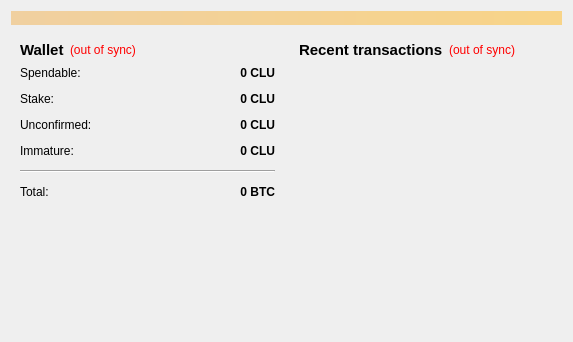
<?xml version="1.0" encoding="UTF-8"?>
<ui version="4.0">
 <class>OverviewPage</class>
 <widget class="QWidget" name="OverviewPage">
  <property name="geometry">
   <rect>
    <x>0</x>
    <y>0</y>
    <width>573</width>
    <height>342</height>
   </rect>
  </property>
  <property name="windowTitle">
   <string>Form</string>
  </property>
  <layout class="QVBoxLayout" name="topLayout">
   <item>
    <widget class="QLabel" name="labelAlerts">
     <property name="visible">
      <bool>false</bool>
     </property>
     <property name="styleSheet">
      <string notr="true">background-color: qlineargradient(x1: 0, y1: 0, x2: 1, y2: 0, stop:0 #F0D0A0, stop:1 #F8D488);  color:#000000
</string>
     </property>
     <property name="wordWrap">
      <bool>true</bool>
     </property>
     <property name="margin">
      <number>3</number>
     </property>
    </widget>
   </item>
   <item>
    <layout class="QHBoxLayout" name="horizontalLayout" stretch="1,1">
     <item>
      <layout class="QVBoxLayout" name="verticalLayout_2">
       <item>
        <widget class="QWidget" name="widget" native="true">
         <layout class="QVBoxLayout" name="verticalLayout_4">
          <item>
           <layout class="QHBoxLayout" name="horizontalLayout_4">
            <item>
             <widget class="QLabel" name="label_5">
              <property name="font">
               <font>
                <pointsize>11</pointsize>
                <weight>75</weight>
                <bold>true</bold>
               </font>
              </property>
              <property name="text">
               <string>Wallet</string>
              </property>
             </widget>
            </item>
            <item>
             <widget class="QLabel" name="labelWalletStatus">
              <property name="toolTip">
               <string>The displayed information may be out of date. Your wallet automatically synchronizes with the Clucoin network after a connection is established, but this process has not completed yet.</string>
              </property>
              <property name="styleSheet">
               <string notr="true">QLabel { color: red; }</string>
              </property>
              <property name="text">
               <string notr="true">(out of sync)</string>
              </property>
              <property name="alignment">
               <set>Qt::AlignLeading|Qt::AlignLeft|Qt::AlignVCenter</set>
              </property>
             </widget>
            </item>
            <item>
             <spacer name="horizontalSpacer_2">
              <property name="orientation">
               <enum>Qt::Horizontal</enum>
              </property>
              <property name="sizeHint" stdset="0">
               <size>
                <width>40</width>
                <height>20</height>
               </size>
              </property>
             </spacer>
            </item>
           </layout>
          </item>
          <item>
           <layout class="QFormLayout" name="formLayout_2">
            <property name="fieldGrowthPolicy">
             <enum>QFormLayout::AllNonFixedFieldsGrow</enum>
            </property>
            <property name="horizontalSpacing">
             <number>12</number>
            </property>
            <property name="verticalSpacing">
             <number>12</number>
            </property>
            <item row="0" column="0">
             <widget class="QLabel" name="label">
              <property name="text">
               <string>Spendable:</string>
              </property>
             </widget>
            </item>
            <item row="0" column="1">
             <widget class="QLabel" name="labelBalance">
              <property name="font">
               <font>
                <weight>75</weight>
                <bold>true</bold>
               </font>
              </property>
              <property name="cursor">
               <cursorShape>IBeamCursor</cursorShape>
              </property>
              <property name="toolTip">
               <string>Your current spendable balance</string>
              </property>
              <property name="text">
               <string notr="true">0 CLU</string>
              </property>
              <property name="alignment">
               <set>Qt::AlignRight|Qt::AlignTrailing|Qt::AlignVCenter</set>
              </property>
              <property name="textInteractionFlags">
               <set>Qt::LinksAccessibleByMouse|Qt::TextSelectableByKeyboard|Qt::TextSelectableByMouse</set>
              </property>
             </widget>
            </item>
            <item row="1" column="0">
             <widget class="QLabel" name="label_6">
              <property name="text">
               <string>Stake:</string>
              </property>
             </widget>
            </item>
            <item row="1" column="1">
             <widget class="QLabel" name="labelStake">
              <property name="font">
               <font>
                <weight>75</weight>
                <bold>true</bold>
               </font>
              </property>
              <property name="cursor">
               <cursorShape>IBeamCursor</cursorShape>
              </property>
              <property name="toolTip">
               <string>Total of coins that was staked, and do not yet count toward the current balance</string>
              </property>
              <property name="text">
               <string notr="true">0 CLU</string>
              </property>
              <property name="alignment">
               <set>Qt::AlignRight|Qt::AlignTrailing|Qt::AlignVCenter</set>
              </property>
              <property name="textInteractionFlags">
               <set>Qt::LinksAccessibleByMouse|Qt::TextSelectableByKeyboard|Qt::TextSelectableByMouse</set>
              </property>
             </widget>
            </item>
            <item row="2" column="0">
             <widget class="QLabel" name="label_3">
              <property name="text">
               <string>Unconfirmed:</string>
              </property>
             </widget>
            </item>
            <item row="2" column="1">
             <widget class="QLabel" name="labelUnconfirmed">
              <property name="font">
               <font>
                <weight>75</weight>
                <bold>true</bold>
               </font>
              </property>
              <property name="cursor">
               <cursorShape>IBeamCursor</cursorShape>
              </property>
              <property name="toolTip">
               <string>Total of transactions that have yet to be confirmed, and do not yet count toward the current balance</string>
              </property>
              <property name="text">
               <string notr="true">0 CLU</string>
              </property>
              <property name="alignment">
               <set>Qt::AlignRight|Qt::AlignTrailing|Qt::AlignVCenter</set>
              </property>
              <property name="textInteractionFlags">
               <set>Qt::LinksAccessibleByMouse|Qt::TextSelectableByKeyboard|Qt::TextSelectableByMouse</set>
              </property>
             </widget>
            </item>
            <item row="3" column="0">
             <widget class="QLabel" name="labelImmatureText">
              <property name="text">
               <string>Immature:</string>
              </property>
             </widget>
            </item>
            <item row="3" column="1">
             <widget class="QLabel" name="labelImmature">
              <property name="font">
               <font>
                <weight>75</weight>
                <bold>true</bold>
               </font>
              </property>
              <property name="toolTip">
               <string>Mined balance that has not yet matured</string>
              </property>
              <property name="text">
               <string notr="true">0 CLU</string>
              </property>
              <property name="alignment">
               <set>Qt::AlignRight|Qt::AlignTrailing|Qt::AlignVCenter</set>
              </property>
              <property name="textInteractionFlags">
               <set>Qt::LinksAccessibleByMouse|Qt::TextSelectableByKeyboard|Qt::TextSelectableByMouse</set>
              </property>
             </widget>
            </item>
            <item row="4" column="0" colspan="2">
             <widget class="Line" name="line">
              <property name="orientation">
               <enum>Qt::Horizontal</enum>
              </property>
             </widget>
            </item>
            <item row="5" column="0">
             <widget class="QLabel" name="labelTotalText">
              <property name="text">
               <string>Total:</string>
              </property>
             </widget>
            </item>
            <item row="5" column="1">
             <widget class="QLabel" name="labelTotal">
              <property name="font">
               <font>
                <weight>75</weight>
                <bold>true</bold>
               </font>
              </property>
              <property name="cursor">
               <cursorShape>IBeamCursor</cursorShape>
              </property>
              <property name="toolTip">
               <string>Your current total balance</string>
              </property>
              <property name="text">
               <string notr="true">0 BTC</string>
              </property>
              <property name="alignment">
               <set>Qt::AlignRight|Qt::AlignTrailing|Qt::AlignVCenter</set>
              </property>
              <property name="textInteractionFlags">
               <set>Qt::LinksAccessibleByMouse|Qt::TextSelectableByKeyboard|Qt::TextSelectableByMouse</set>
              </property>
             </widget>
            </item>
           </layout>
          </item>
         </layout>
        </widget>
       </item>
       <item>
        <spacer name="verticalSpacer">
         <property name="orientation">
          <enum>Qt::Vertical</enum>
         </property>
         <property name="sizeHint" stdset="0">
          <size>
           <width>20</width>
           <height>40</height>
          </size>
         </property>
        </spacer>
       </item>
      </layout>
     </item>
     <item>
      <layout class="QVBoxLayout" name="verticalLayout_3">
       <item>
        <widget class="QWidget" name="widget_2" native="true">
         <layout class="QVBoxLayout" name="verticalLayout">
          <item>
           <layout class="QHBoxLayout" name="horizontalLayout_2">
            <item>
             <widget class="QLabel" name="label_4">
              <property name="font">
               <font>
                <pointsize>11</pointsize>
                <weight>75</weight>
                <bold>true</bold>
               </font>
              </property>
              <property name="text">
               <string>&lt;b&gt;Recent transactions&lt;/b&gt;</string>
              </property>
             </widget>
            </item>
            <item>
             <widget class="QLabel" name="labelTransactionsStatus">
              <property name="toolTip">
               <string>The displayed information may be out of date. Your wallet automatically synchronizes with the Clucoin network after a connection is established, but this process has not completed yet.</string>
              </property>
              <property name="styleSheet">
               <string notr="true">QLabel { color: red; }</string>
              </property>
              <property name="text">
               <string notr="true">(out of sync)</string>
              </property>
              <property name="alignment">
               <set>Qt::AlignRight|Qt::AlignTrailing|Qt::AlignVCenter</set>
              </property>
             </widget>
            </item>
            <item>
             <spacer name="horizontalSpacer">
              <property name="orientation">
               <enum>Qt::Horizontal</enum>
              </property>
              <property name="sizeHint" stdset="0">
               <size>
                <width>40</width>
                <height>20</height>
               </size>
              </property>
             </spacer>
            </item>
           </layout>
          </item>
          <item>
           <widget class="QListView" name="listTransactions">
            <property name="styleSheet">
             <string notr="true">QListView { background: transparent; }</string>
            </property>
            <property name="frameShape">
             <enum>QFrame::NoFrame</enum>
            </property>
            <property name="verticalScrollBarPolicy">
             <enum>Qt::ScrollBarAlwaysOff</enum>
            </property>
            <property name="horizontalScrollBarPolicy">
             <enum>Qt::ScrollBarAlwaysOff</enum>
            </property>
            <property name="selectionMode">
             <enum>QAbstractItemView::NoSelection</enum>
            </property>
           </widget>
          </item>
         </layout>
        </widget>
       </item>
      </layout>
     </item>
    </layout>
   </item>
  </layout>
 </widget>
 <resources/>
 <connections/>
</ui>
